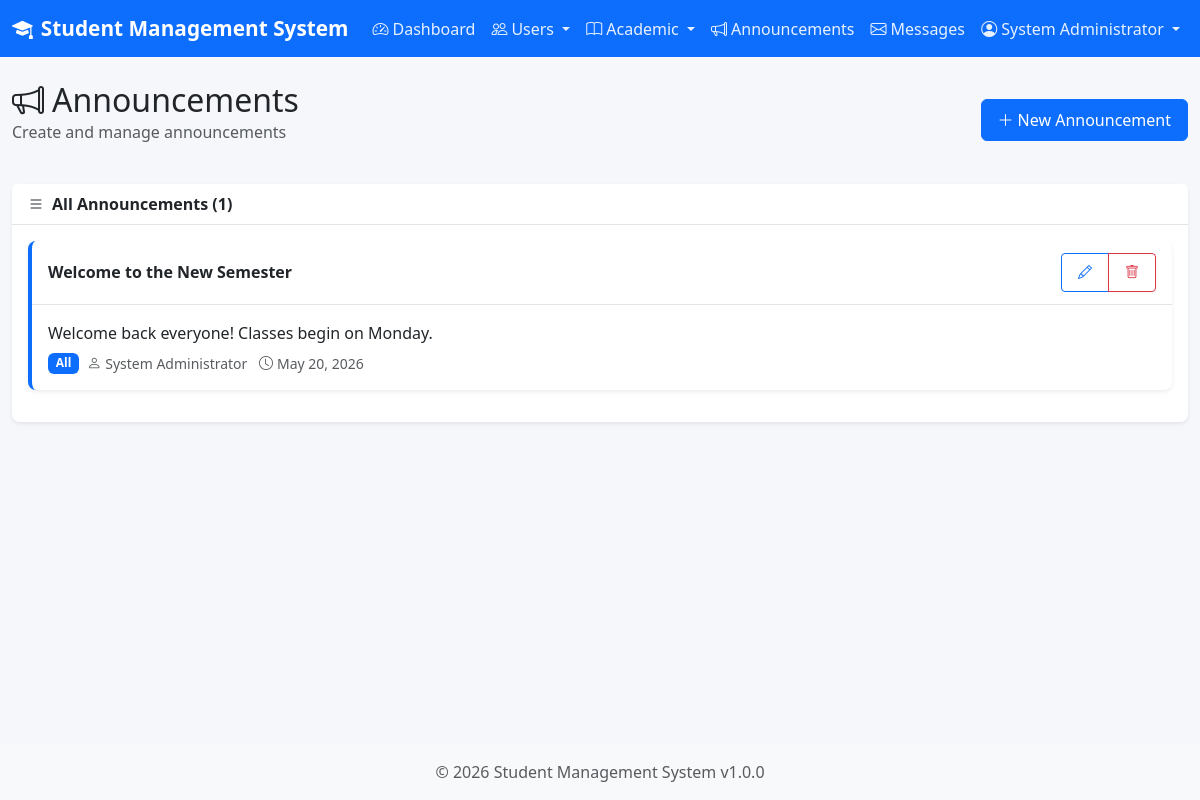
Screenshot of /modules/admin/announcements.php (signed in) with the database file from the repository.
### tables this page shows
CREATE TABLE IF NOT EXISTS announcements (
    id INT AUTO_INCREMENT PRIMARY KEY,
    title VARCHAR(200) NOT NULL,
    content TEXT NOT NULL,
    target_role ENUM('all', 'admin', 'teacher', 'student') DEFAULT 'all',
    section_id INT,
    created_by INT,
    is_active TINYINT(1) DEFAULT 1,
    created_at TIMESTAMP DEFAULT CURRENT_TIMESTAMP,
    updated_at TIMESTAMP DEFAULT CURRENT_TIMESTAMP ON UPDATE CURRENT_TIMESTAMP,
    FOREIGN KEY (section_id) REFERENCES sections(id) ON DELETE CASCADE,
    FOREIGN KEY (created_by) REFERENCES users(id) ON DELETE SET NULL
);

CREATE TABLE IF NOT EXISTS users (
    id INT AUTO_INCREMENT PRIMARY KEY,
    username VARCHAR(50) NOT NULL UNIQUE,
    password VARCHAR(255) NOT NULL,
    role ENUM('admin', 'teacher', 'student') NOT NULL,
    full_name VARCHAR(100) NOT NULL,
    created_at TIMESTAMP DEFAULT CURRENT_TIMESTAMP,
    updated_at TIMESTAMP DEFAULT CURRENT_TIMESTAMP ON UPDATE CURRENT_TIMESTAMP
);

### includes/helpers.php (called while the page is built, shortened)
<?php
function sanitize($input) {
    return htmlspecialchars(trim($input), ENT_QUOTES, 'UTF-8');
}
function formatDate($date) {
    return date(DISPLAY_DATE_FORMAT, strtotime($date));
}
function timeAgo($datetime) {
    $time = strtotime($datetime);
    $diff = time() - $time;
    if ($diff < 60) {
        return 'Just now';
    } elseif ($diff < 3600) {
        $mins = round($diff / 60);
        return $mins . ' minute' . ($mins > 1 ? 's' : '') . ' ago';
    } elseif ($diff < 86400) {
        $hours = round($diff / 3600);
        return $hours . ' hour' . ($hours > 1 ? 's' : '') . ' ago';
    } elseif ($diff < 604800) {
        $days = round($diff / 86400);
        return $days . ' day' . ($days > 1 ? 's' : '') . ' ago';
    } else {
        return formatDate($datetime);
    }
}

### modules/admin/announcements.php (the view, shortened to what this page needs)
<?php
require_once __DIR__ . '/../../includes/header.php';
$action = $_GET['action'] ?? 'list';
$sections = getAllSections();
$announcement = null;
$db = getDB();
$announcements = $db->query("SELECT a.*, u.full_name as author_name, s.section_name, c.course_code
                             FROM announcements a
                             LEFT JOIN users u ON a.created_by = u.id
                             LEFT JOIN sections s ON a.section_id = s.id
                             LEFT JOIN courses c ON s.course_id = c.id
                             ORDER BY a.created_at DESC")->fetchAll();
?>
<div class="row mb-4">
    <div class="col-12">
        <div class="d-flex justify-content-between align-items-center">
            <div>
                <h2 class="mb-0">
                    <i class="bi bi-megaphone me-2"></i>Announcements
                </h2>
                <p class="text-muted">Create and manage announcements</p>
            </div>
            <?php if ($action === 'list'): ?>
            <a href="?action=add" class="btn btn-primary">
                <i class="bi bi-plus-lg me-1"></i>New Announcement
            </a>
            <?php else: ?>
            <a href="<?= BASE_URL ?>modules/admin/announcements.php" class="btn btn-outline-secondary">
                <i class="bi bi-arrow-left me-1"></i>Back to List
            </a>
            <?php endif; ?>
        </div>
    </div>
</div>
<?php if ($action === 'add' || $action === 'edit'): ?>
<div class="card">
    <div class="card-header">
        <i class="bi bi-<?= $action === 'add' ? 'megaphone' : 'pencil-square' ?> me-2"></i>
        <?= $action === 'add' ? 'Create New Announcement' : 'Edit Announcement' ?>
    </div>
    <div class="card-body">
        <form method="POST" action="" class="needs-validation" novalidate>
            <?= csrfField() ?>
            <div class="mb-3">
                <label for="title" class="form-label">Title <span class="text-danger">*</span></label>
                <input type="text" class="form-control" id="title" name="title"
                       value="<?= sanitize($announcement['title'] ?? $_POST['title'] ?? '') ?>"
                       placeholder="Announcement title" required>
            </div>
            <div class="mb-3">
                <label for="content" class="form-label">Content <span class="text-danger">*</span></label>
                <textarea class="form-control" id="content" name="content" rows="5"
                          placeholder="Write your announcement here..." required><?= sanitize($announcement['content'] ?? $_POST['content'] ?? '') ?></textarea>
            </div>
            <div class="row">
                <div class="col-md-6">
                    <div class="mb-3">
                        <label for="target_role" class="form-label">Target Audience</label>
                        <select class="form-select" id="target_role" name="target_role">
                            <option value="all" <?= ($announcement['target_role'] ?? '') === 'all' ? 'selected' : '' ?>>Everyone</option>
                            <option value="student" <?= ($announcement['target_role'] ?? '') === 'student' ? 'selected' : '' ?>>Students Only</option>
                            <option value="teacher" <?= ($announcement['target_role'] ?? '') === 'teacher' ? 'selected' : '' ?>>Teachers Only</option>
                            <option value="admin" <?= ($announcement['target_role'] ?? '') === 'admin' ? 'selected' : '' ?>>Admins Only</option>
                        </select>
                    </div>
                </div>
                <div class="col-md-6">
                    <div class="mb-3">
                        <label for="section_id" class="form-label">Specific Section (Optional)</label>
                        <select class="form-select" id="section_id" name="section_id">
                            <option value="">Global (All Sections)</option>
                            <?php foreach ($sections as $section): ?>
                            <option value="<?= $section['id'] ?>" <?= ($announcement['section_id'] ?? '') == $section['id'] ? 'selected' : '' ?>>
                                <?= sanitize($section['course_code'] . ' - ' . $section['section_name']) ?>
                            </option>
                            <?php endforeach; ?>
                        </select>
                    </div>
                </div>
            </div>
            <?php if ($action === 'edit'): ?>
            <div class="mb-3">
                <div class="form-check">
                    <input class="form-check-input" type="checkbox" id="is_active" name="is_active"
                           <?= ($announcement['is_active'] ?? 1) ? 'checked' : '' ?>>
                    <label class="form-check-label" for="is_active">
                        Active (visible to users)
                    </label>
                </div>
            </div>
            <?php endif; ?>
            <div class="d-flex gap-2">
                <button type="submit" name="<?= $action === 'add' ? 'add_announcement' : 'edit_announcement' ?>" class="btn btn-primary">
                    <i class="bi bi-check-lg me-1"></i><?= $action === 'add' ? 'Post Announcement' : 'Update Announcement' ?>
                </button>
                <a href="<?= BASE_URL ?>modules/admin/announcements.php" class="btn btn-outline-secondary">Cancel</a>
            </div>
        </form>
    </div>
</div>
<?php else: ?>
<div class="card">
    <div class="card-header">
        <i class="bi bi-list me-2"></i>All Announcements (<?= count($announcements) ?>)
    </div>
    <div class="card-body">
        <?php if (empty($announcements)): ?>
        <div class="empty-state">
            <i class="bi bi-megaphone"></i>
            <p>No announcements yet.</p>
            <a href="?action=add" class="btn btn-primary">Create First Announcement</a>
        </div>
        <?php else: ?>
        <?php foreach ($announcements as $ann): ?>
        <div class="card announcement-card <?= !$ann['is_active'] ? 'opacity-50' : '' ?>">
            <div class="card-header d-flex justify-content-between align-items-center">
                <div>
                    <strong><?= sanitize($ann['title']) ?></strong>
                </div>
                <div class="btn-group btn-group-sm">
                    <a href="?action=edit&id=<?= $ann['id'] ?>" class="btn btn-outline-primary" title="Edit">
                        <i class="bi bi-pencil"></i>
                    </a>
                    <a href="?delete=1&id=<?= $ann['id'] ?>" class="btn btn-outline-danger delete-confirm" title="Delete">
                        <i class="bi bi-trash"></i>
                    </a>
                </div>
            </div>
            <div class="card-body">
                <p class="mb-2"><?= nl2br(sanitize($ann['content'])) ?></p>
                <div class="d-flex flex-wrap gap-2">
                    <span class="badge bg-<?= $ann['target_role'] === 'all' ? 'primary' : 'secondary' ?>">
                        <?= ucfirst($ann['target_role']) ?>
                    </span>
                    <small class="text-muted">
                        <i class="bi bi-person me-1"></i><?= sanitize($ann['author_name'] ?: 'System') ?>
                        <i class="bi bi-clock ms-2 me-1"></i><?= timeAgo($ann['created_at']) ?>
                    </small>
                </div>
            </div>
        </div>
        <?php endforeach; ?>
        <?php endif; ?>
    </div>
</div>
<?php endif; ?>
<?php require_once __DIR__ . '/../../includes/footer.php'; ?>

### assets/css/style.css (style rules this page uses)
:root { --primary-color: #0d6efd; --secondary-color: #6c757d; --success-color: #198754; --danger-color: #dc3545; --warning-color: #ffc107; --info-color: #0dcaf0; --light-color: #f8f9fa; --dark-color: #212529; }
body { background-color: #f5f7fa; min-height: 100vh; display: flex; flex-direction: column; }
.card { border: none; border-radius: 0.5rem; box-shadow: 0 0.125rem 0.25rem rgba(0, 0, 0, 0.075); transition: box-shadow 0.15s ease-in-out; }
.card-header { background-color: #fff; border-bottom: 1px solid rgba(0, 0, 0, 0.1); font-weight: 600; }
.btn { font-weight: 500; padding: 0.5rem 1rem; }
.announcement-card { border-left: 4px solid var(--primary-color); margin-bottom: 1rem; }
.announcement-card .card-header { background-color: transparent; padding: 0.75rem 1rem; }

### rows the page displays
announcements: title "Welcome to the New Semester", content "Welcome back everyone! Classes begin on Monday.", target_role "All", created_by.full_name "System Administrator", created_at "May 20, 2026"

### other values shown
APP_NAME "Student Management System"
getCurrentUserName() "System Administrator"
count($announcements) "1"
APP_VERSION "1.0.0"
